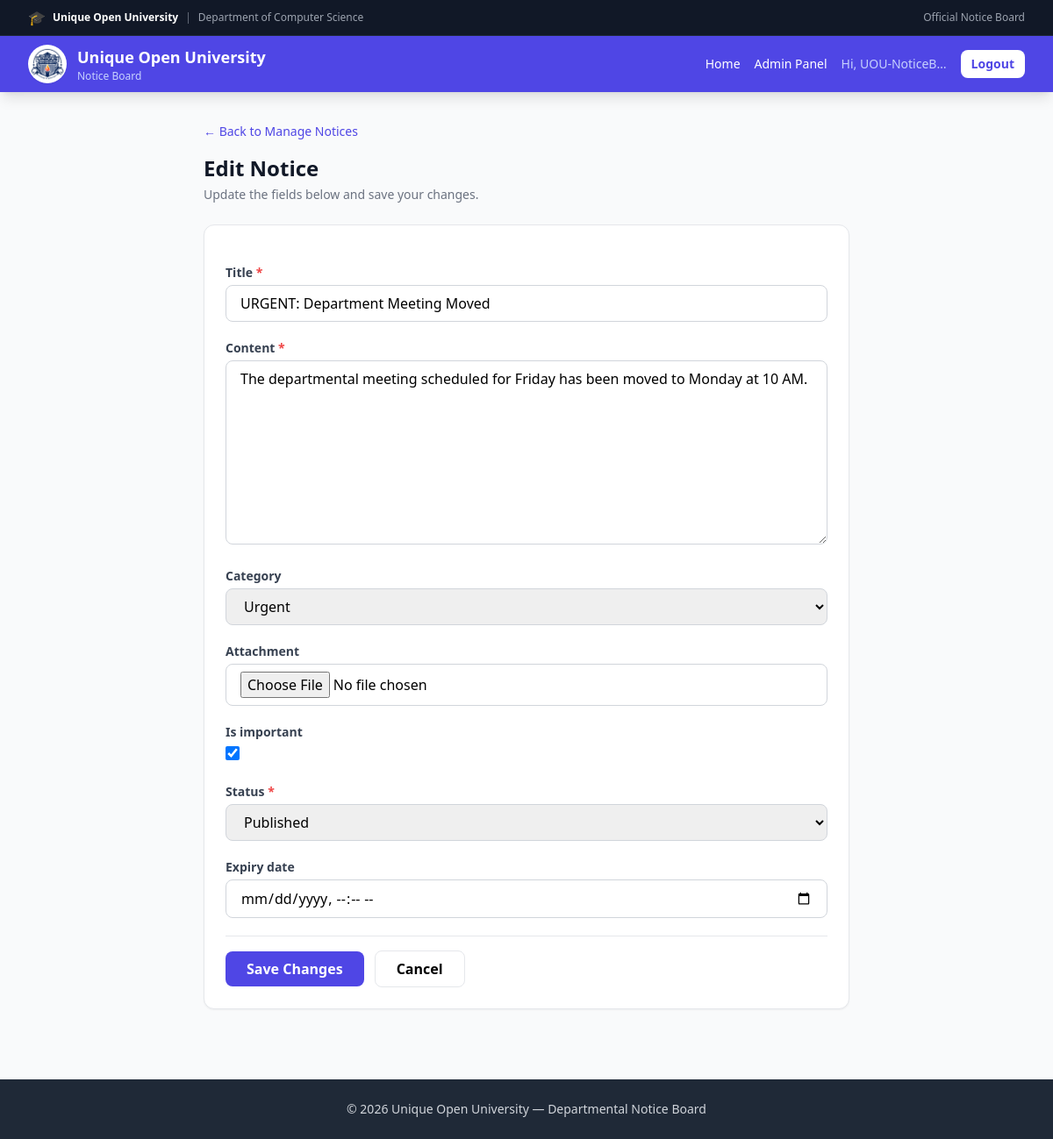
The page /admin-panel/notices/2/edit/ (signed in) on the database its author committed.
### notices/models.py (models this page shows, shortened)
class Notice(models.Model):
    STATUS_CHOICES = [
        ('draft', 'Draft'),
        ('published', 'Published'),
    ]
    title = models.CharField(max_length=200)
    content = models.TextField()
    category = models.ForeignKey(
        Category, on_delete=models.SET_NULL,
        null=True, blank=True, related_name='notices'
    )
    author = models.ForeignKey(
        User, on_delete=models.CASCADE, related_name='notices'
    )
    attachment = models.FileField(upload_to='attachments/', blank=True, null=True)
    is_important = models.BooleanField(default=False)
    status = models.CharField(max_length=10, choices=STATUS_CHOICES, default='published')
    published_at = models.DateTimeField(default=timezone.now)
    expiry_date = models.DateTimeField(null=True, blank=True)
    created_at = models.DateTimeField(auto_now_add=True)
    updated_at = models.DateTimeField(auto_now=True)
    class Meta:
        ordering = ['-is_important', '-published_at']

### notices/views.py (the view)
# urls.py: path('admin-panel/notices/<int:pk>/edit/', views.notice_edit, name='notice_edit'),
@login_required
@user_passes_test(is_admin)
def notice_edit(request, pk):
    notice = get_object_or_404(Notice, pk=pk)
    if request.method == 'POST':
        form = NoticeForm(request.POST, request.FILES, instance=notice)
        if form.is_valid():
            form.save()
            messages.success(request, 'Notice updated successfully!')
            return redirect('manage_notices')
    else:
        form = NoticeForm(instance=notice)
    return render(request, 'notices/notice_form.html', {
        'form': form, 'action': 'Edit', 'notice': notice
    })

### notices/models.py (called while the page is built)
    def __str__(self):
        return self.name

### notices/views.py (called while the page is built)
def is_admin(user):
    return user.is_authenticated and (user.is_staff or user.is_superuser)

### templates/notices/notice_form.html (shortened to what this page needs)
{% extends 'notices/base.html' %}
{% block content %}
<div class="max-w-3xl mx-auto px-4 py-8">
  <a href="{% url 'manage_notices' %}"
     class="text-uou font-medium text-sm hover:underline inline-flex items-center gap-1 mb-4">
    ← Back to Manage Notices
  </a>
  <div class="mb-6">
    <h1 class="text-2xl font-bold text-gray-900">{{ action }} Notice</h1>
    <p class="text-sm text-gray-500 mt-1">
      {% if action == 'Edit' %}
        Update the fields below and save your changes.
      {% else %}
        Fill the form below to publish a new notice.
      {% endif %}
    </p>
  </div>
  <form method="post" enctype="multipart/form-data"
        class="bg-white rounded-xl shadow-sm border p-6 space-y-5">
    {% for field in form %}
      <div>
        <label for="{{ field.id_for_label }}"
               class="block text-sm font-semibold text-gray-700 mb-1">
          {{ field.label }}
          {% if field.field.required %}
            <span class="text-red-500">*</span>
          {% endif %}
        </label>
        {{ field }}
      </div>
    {% endfor %}
    <div class="flex items-center gap-3 pt-4 border-t">
      <button type="submit"
              class="bg-uou text-white px-6 py-2 rounded-lg font-semibold hover:bg-uou-dark transition">
        {% if action == 'Edit' %}Save Changes{% else %}Create Notice{% endif %}
      </button>
      <a href="{% url 'manage_notices' %}"
         class="px-6 py-2 rounded-lg font-semibold border hover:bg-gray-50 transition">
        Cancel
      </a>
    </div>
  </form>
</div>
{% endblock %}

### templates/notices/base.html (shortened to what this page needs)
{% load static %}
<!DOCTYPE html>
<html lang="en">
<head>
  <script src="https://cdn.tailwindcss.com"></script>
</head>
<body>
  <div class="scroll-container" id="scrollContainer">
    <div class="bg-gray-900 text-gray-200 border-b border-gray-800 hidden sm:block">
      <div class="max-w-7xl mx-auto px-4 sm:px-6 lg:px-8 py-2">
        <div class="flex items-center justify-between gap-4 text-xs">
          <div class="flex items-center gap-2 min-w-0">
            <span class="text-base">🎓</span>
            <span class="font-semibold text-white truncate">
              Unique Open University
            </span>
            <span class="text-gray-500 hidden md:inline">|</span>
            <span class="text-gray-400 hidden md:inline truncate">
              Department of Computer Science
            </span>
          </div>
          <div class="text-gray-400 whitespace-nowrap hidden md:block">
            Official Notice Board
          </div>
        </div>
      </div>
    </div>
    <nav class="bg-uou text-white shadow-lg sticky top-0 z-50">
      <div class="max-w-7xl mx-auto px-4 sm:px-6 lg:px-8">
        <div class="flex justify-between items-center h-16 gap-3">
          <a href="{% url 'dashboard' %}" class="flex items-center gap-3 min-w-0 flex-shrink">
            <div class="w-11 h-11 bg-white rounded-full flex items-center justify-center overflow-hidden shrink-0 shadow-sm">
              <img src="{% static 'img/UOU-LOGO-WHITE-BACKGROUND.png' %}"
                   alt="UOU Logo"
                   class="w-full h-full object-contain p-0.5">
            </div>
            <div class="min-w-0 hidden xs:block sm:block">
              <div class="font-bold text-sm sm:text-lg leading-tight truncate">Unique Open University</div>
              <div class="text-xs text-indigo-200">Notice Board</div>
            </div>
          </a>
          <div class="hidden md:flex items-center gap-4 shrink-0">
            <a href="{% url 'dashboard' %}" class="hover:text-indigo-200 text-sm whitespace-nowrap">Home</a>
            {% if user.is_authenticated and user.is_staff %}
              <a href="{% url 'admin_dashboard' %}" class="hover:text-indigo-200 text-sm whitespace-nowrap">
                Admin Panel
              </a>
            {% endif %}
            {% if user.is_authenticated %}
              <span class="text-sm text-indigo-200 truncate max-w-[120px]">
                Hi, {{ user.username }}
              </span>
              <form method="post" action="{% url 'account_logout' %}" class="inline">
                <button class="bg-white text-uou px-3 py-1.5 rounded-lg text-sm font-semibold hover:bg-indigo-100 whitespace-nowrap">
                  Logout
                </button>
              </form>
            {% else %}
              <a href="{% url 'account_login' %}"
                 class="bg-white text-uou px-3 py-1.5 rounded-lg text-sm font-semibold hover:bg-indigo-100 whitespace-nowrap">
                Login
              </a>
            {% endif %}
          </div>
        </div>
      </div>
    </nav>
    <main class="w-full overflow-x-hidden">
      {% block content %}{% endblock %}
    </main>
    <footer class="bg-gray-800 text-gray-300 py-6 mt-12">
      <div class="max-w-7xl mx-auto px-4 text-center text-sm">
        © {% now "Y" %} Unique Open University — Departmental Notice Board
      </div>
    </footer>
  </div>
</body>
</html>

### templates/notices/base.html (style rules this page uses)
html, body { width: 100%; height: 100%; margin: 0; padding: 0; overflow: hidden; position: fixed; top: 0; left: 0; right: 0; bottom: 0; background: #f9fafb; -webkit-touch-callout: none; -webkit-user-select: none; user-select: none; will-change: transform; }
.scroll-container { position: absolute; top: 0; left: 0; right: 0; bottom: 0; width: 100%; height: 100%; overflow-y: auto; overflow-x: hidden; -webkit-overflow-scrolling: touch; overscroll-behavior: none; background: #f9fafb; scrollbar-width: none; -ms-overflow-style: none; -webkit-transform: translateZ(0); transform: translateZ(0); will-change: scroll-position; }

### rows shown on the page
Notice: form "URGENT: Department Meeting Moved" "The departmental meeting scheduled for Friday has been moved to Monday at 10 AM." "Urgent" "☑" "Published"

### other values the page prints
{{ user.username }} "UOU-NoticeB…"
{{ action }} "Edit"
{{ field.label }} "Title" "Content" "Category" "Attachment" "Is important" "Status" "Expiry date"
